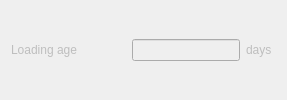
                        <widget class="QWidget" name="widget_butterworthLowPass_7" native="true">
                         <property name="sizePolicy">
                          <sizepolicy hsizetype="Preferred" vsizetype="Fixed">
                           <horstretch>0</horstretch>
                           <verstretch>0</verstretch>
                          </sizepolicy>
                         </property>
                         <layout class="QHBoxLayout" name="horizontalLayout_50">
                          <property name="topMargin">
                           <number>0</number>
                          </property>
                          <property name="bottomMargin">
                           <number>0</number>
                          </property>
                          <item>
                           <widget class="QLabel" name="label_butterworthLowPass_9">
                            <property name="enabled">
                             <bool>false</bool>
                            </property>
                            <property name="sizePolicy">
                             <sizepolicy hsizetype="Fixed" vsizetype="Fixed">
                              <horstretch>0</horstretch>
                              <verstretch>0</verstretch>
                             </sizepolicy>
                            </property>
                            <property name="minimumSize">
                             <size>
                              <width>115</width>
                              <height>0</height>
                             </size>
                            </property>
                            <property name="text">
                             <string>Loading age</string>
                            </property>
                           </widget>
                          </item>
                          <item>
                           <widget class="QLineEdit" name="lineEdit_butterworthLowPassValue_8">
                            <property name="enabled">
                             <bool>false</bool>
                            </property>
                            <property name="minimumSize">
                             <size>
                              <width>90</width>
                              <height>0</height>
                             </size>
                            </property>
                           </widget>
                          </item>
                          <item alignment="Qt::AlignLeft">
                           <widget class="QLabel" name="label_butterworthLowPassUnits_4">
                            <property name="enabled">
                             <bool>false</bool>
                            </property>
                            <property name="sizePolicy">
                             <sizepolicy hsizetype="Fixed" vsizetype="Preferred">
                              <horstretch>0</horstretch>
                              <verstretch>0</verstretch>
                             </sizepolicy>
                            </property>
                            <property name="minimumSize">
                             <size>
                              <width>30</width>
                              <height>0</height>
                             </size>
                            </property>
                            <property name="text">
                             <string>days</string>
                            </property>
                           </widget>
                          </item>
                         </layout>
                        </widget>
